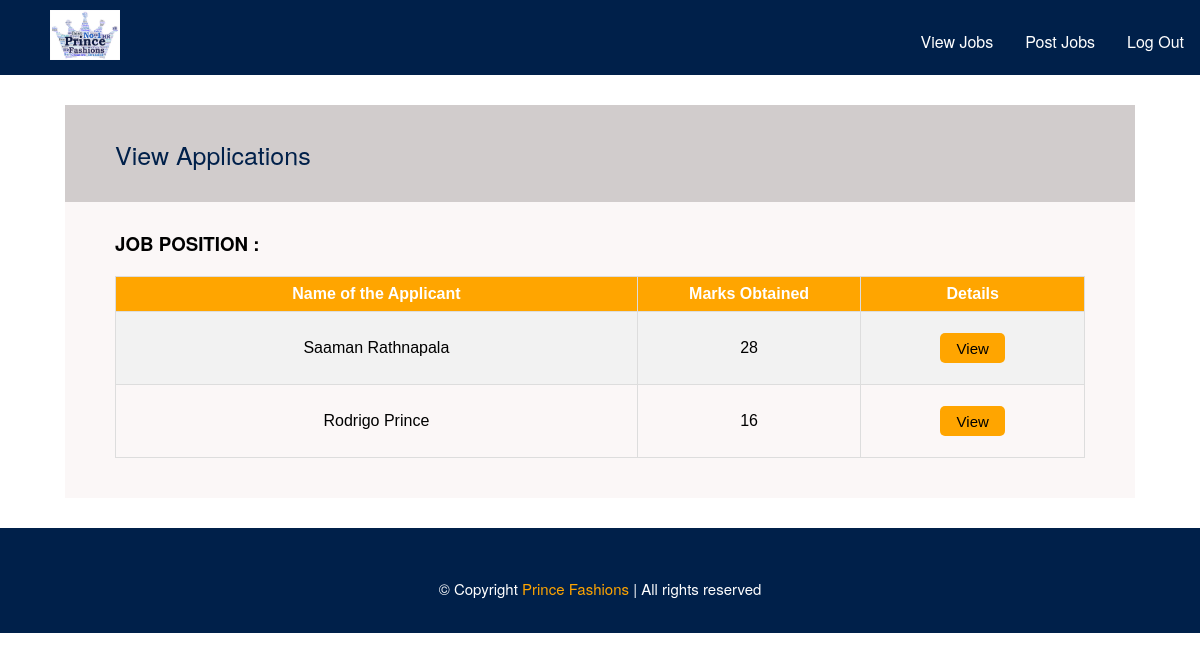
The app's page /pages/client/view_dept_app.php?job_id=4 (signed in), older data.
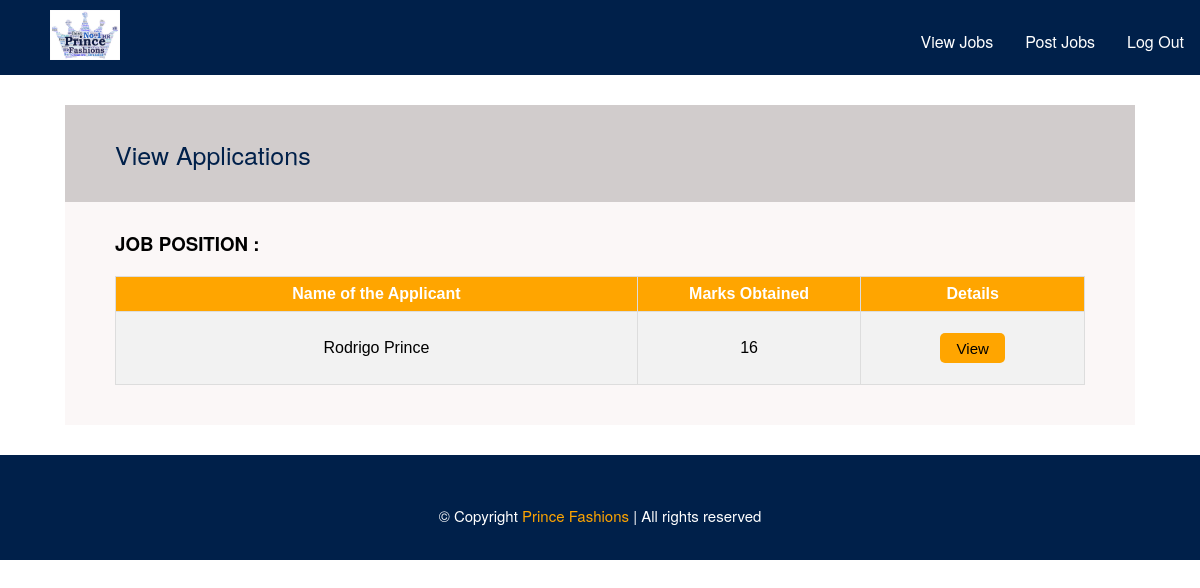
The same page, newer data.
### tables this page shows
CREATE TABLE `application` (
  `u_id` int(11) NOT NULL,
  `job_id` int(11) NOT NULL,
  `app_id` int(11) NOT NULL AUTO_INCREMENT,
  `name` varchar(127) NOT NULL,
  `dob` date NOT NULL,
  `address` varchar(1028) NOT NULL,
  `contactno` varchar(10) NOT NULL,
  `email` varchar(127) NOT NULL,
  `education` varchar(32) NOT NULL,
  `work_experience` varchar(2048) NOT NULL,
  `prof_q` varchar(2048) NOT NULL,
  `cv` varchar(10000) NOT NULL,
  `img` varchar(10000) NOT NULL,
  `status` varchar(25) NOT NULL,
  `mark` int(11) NOT NULL,
  PRIMARY KEY (`u_id`,`job_id`),
  KEY `job_id` (`job_id`),
  KEY `app_id` (`app_id`),
  CONSTRAINT `application_ibfk_1` FOREIGN KEY (`u_id`) REFERENCES `user` (`u_id`) ON DELETE CASCADE,
  CONSTRAINT `application_ibfk_2` FOREIGN KEY (`job_id`) REFERENCES `jobs` (`job_id`)
);

### pages/client/view_dept_app.php (the view, shortened to what this page needs)
<?php
    require($_SERVER['DOCUMENT_ROOT'] . '/fashion/client_header.php');
  	$job_id = $_GET['job_id'];
  	$position = $_GET['position'];
    require($_SERVER['DOCUMENT_ROOT'] . '/fashion/php/dbcon.php');
    echo '<div class="container">
	<div class="dept_jobs">
		<div class="dept_jobs_heading">
			<h2 style="font-weight: normal; font-size: 25px; padding: 0px;">View Applications</h2>
		</div>
		<div class="view_app_tbl">
			<h3>JOB POSITION :'.$position.'</h3>
			<table class="job">
			<tr>
				<th style="width: 35%;">Name of the Applicant</th>
				<th style="width: 15%;">Marks Obtained</th>
				<th style="width: 15%;" >Details</th>
			</tr>
			';
	$sql = "SELECT * FROM application WHERE job_id=$job_id ORDER BY mark DESC";
    $result=mysqli_query($connection,$sql);
    if($result){
    	while($row = $result -> fetch_assoc()){
    		echo '<tr>
				<td>'.$row["name"].'</td>
				<td>'.$row["mark"].'</td>
				<td>
					<button class="view_btn"><a style="text-decoration: none; color: black;" href="/fashion/pages/client/detailed_app.php?app_id='.$row["app_id"].'&position='.$position.'">View</a></button>
				</td>
			</tr>';
    	}
    }
    echo '</table>
		</div>
	</div>
</div>';
?>
<? require($_SERVER['DOCUMENT_ROOT'] . '/fashion/footer.php'); ?>

Row changes from the older to the newer data that the page shows:
removed application: name "Saaman Rathnapala", mark "28"
